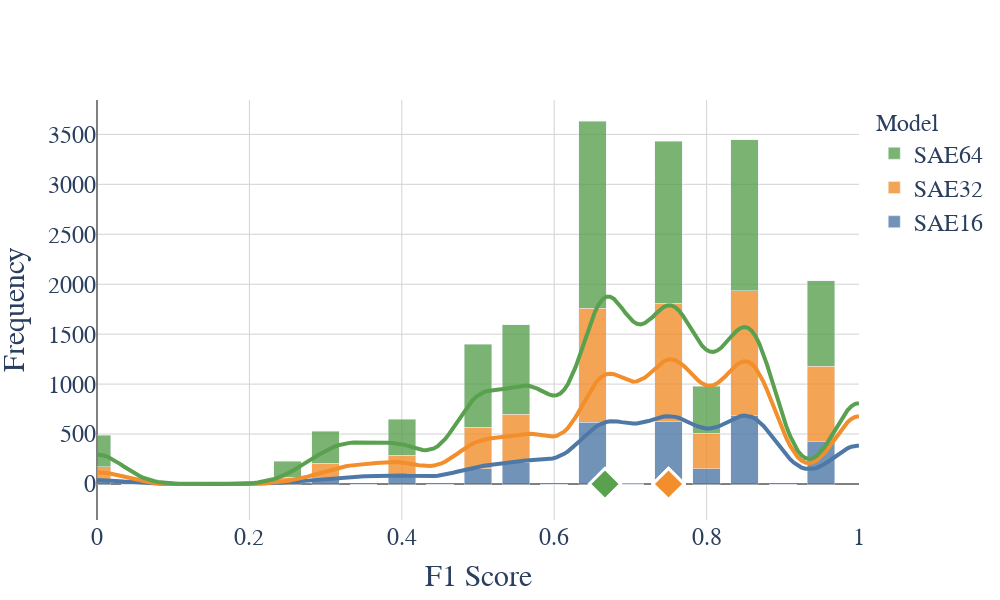

The cell this chart's notebook holds for it:
### Code cell
import plotly.graph_objects as go
import numpy as np
from scipy import stats
import json

def load_f1_scores(filename):
    with open(filename, 'r') as f:
        data = json.load(f)
    return [result['f1'] for result in data]

def calculate_histogram(x, start=0, end=1, bin_size=0.05):
    bins = np.arange(start, end + bin_size, bin_size)
    counts, _ = np.histogram(x, bins=bins)
    return bins[:-1], counts

def plot_f1_scores(f1_dict, save_path=None):
    # Create figure
    fig = go.Figure()

    # Color-blind friendly palette (consistent with previous plot)
    colors = ['#4e79a7', '#f28e2b', '#59a14f']
    
    # Ensure the order of SAE models: 16, 32, 64
    ordered_keys = ['16', '32', '64']
    
    # Add histograms and KDEs for each SAE model
    for i, k in enumerate(ordered_keys):
        f1_scores = f1_dict[k]
        name = f'SAE{k}'
        
        # Remove NaN and infinite values
        valid_f1_scores = np.array([f for f in f1_scores if np.isfinite(f)])
        
        # Calculate histogram
        bins, counts = calculate_histogram(valid_f1_scores)
        
        # Add histogram trace
        fig.add_trace(go.Bar(
            x=bins,
            y=counts,
            name=name,
            marker_color=colors[i],
            opacity=0.8
        ))

        # Add KDE
        kde = stats.gaussian_kde(valid_f1_scores)
        x_range = np.linspace(0, 1, 200)
        y_kde = kde(x_range)
        fig.add_trace(go.Scatter(
            x=x_range,
            y=y_kde * counts.max() / y_kde.max(),  # Scale KDE to match histogram height
            mode='lines',
            line=dict(color=colors[i], width=4),
            showlegend=False
        ))

        # Print statistics
        mean = np.mean(valid_f1_scores)
        median = np.median(valid_f1_scores)
        print(f"{name} statistics:")
        print(f"  Total F1 scores: {len(f1_scores)}")
        print(f"  Valid F1 scores: {len(valid_f1_scores)}")
        print(f"  Invalid F1 scores: {len(f1_scores) - len(valid_f1_scores)}")
        print(f"  Mean F1 score: {mean:.4f}")
        print(f"  Median F1 score: {median:.4f}")
        print()

        # Add median marker
        fig.add_trace(go.Scatter(
            x=[median],
            y=[0],
            mode='markers',
            marker=dict(symbol='diamond', size=24, color=colors[i], line=dict(width=3, color='white')),
            showlegend=False
        ))

    # Update layout
    fig.update_layout(
        xaxis_title={
            'text': 'F1 Score',
            'font': dict(size=30, family='Palatino')
        },
        yaxis_title={
            'text': 'Frequency',
            'font': dict(size=30, family='Palatino')
        },
        font=dict(family='Palatino'),
        legend=dict(
            title=dict(text='Model', font=dict(size=24)),
            font=dict(size=24)
        ),
        barmode='stack',  # Stack the histograms
        bargap=0.1,
        bargroupgap=0.2,
        plot_bgcolor='white',
        width=1000,
        height=600
    )

    # Update axes
    fig.update_xaxes(
        showgrid=True,
        gridwidth=1,
        gridcolor='lightgray',
        zeroline=True,
        zerolinewidth=2,
        zerolinecolor='gray',
        tickfont=dict(size=24),
        range=[0, 1]  # Set x-axis range for F1 scores
    )
    fig.update_yaxes(
        showgrid=True,
        gridwidth=1,
        gridcolor='lightgray',
        zeroline=True,
        zerolinewidth=2,
        zerolinecolor='gray',
        tickfont=dict(size=24)
    )

    if save_path:
        fig.write_image(save_path, scale=2)
        print(f"Figure saved to {save_path}")
    else:
        fig.show()

# Load the data
f1_dict = {
    '16': load_f1_scores('sae_data/feature_analysis_results_16.json'),
    '32': load_f1_scores('sae_data/feature_analysis_results_32.json'),
    '64': load_f1_scores('sae_data/feature_analysis_results_64.json')
}

# Generate the plot
plot_f1_scores(f1_dict)#, '../results/f1_scores.pdf')

### Figure 1 — Plotly figure (JSON) as saved in the notebook; plotly's stock layout.template omitted (floating-point values rounded to 4 significant figures; data arrays with more than 128 entries replaced by an {"elided": "..."} marker saying what was removed)
{"data": [{"marker": {"color": "#4e79a7"}, "name": "SAE16", "opacity": 0.8, "type": "bar", "x": [0, 0.05, 0.1, 0.15, 0.2, 0.25, 0.3, 0.35, 0.4, 0.45, 0.5, 0.55, 0.6, 0.65, 0.7, 0.75, 0.8, 0.85, 0.9, 0.95], "y": [43, 0, 0, 0, 0, 25, 52, 0, 79, 0, 154, 216, 0, 619, 0, 624, 153, 685, 0, 422]}, {"line": {"color": "#4e79a7", "width": 4}, "mode": "lines", "showlegend": false, "type": "scatter", "x": {"elided": "200 float values"}, "y": {"elided": "200 float values"}}, {"marker": {"color": "#4e79a7", "line": {"color": "white", "width": 3}, "size": 24, "symbol": "diamond"}, "mode": "markers", "showlegend": false, "type": "scatter", "x": [0.75], "y": [0]}, {"marker": {"color": "#f28e2b"}, "name": "SAE32", "opacity": 0.8, "type": "bar", "x": [0, 0.05, 0.1, 0.15, 0.2, 0.25, 0.3, 0.35, 0.4, 0.45, 0.5, 0.55, 0.6, 0.65, 0.7, 0.75, 0.8, 0.85, 0.9, 0.95], "y": [132, 0, 0, 0, 0, 43, 157, 0, 209, 0, 415, 482, 0, 1140, 0, 1187, 356, 1249, 0, 755]}, {"line": {"color": "#f28e2b", "width": 4}, "mode": "lines", "showlegend": false, "type": "scatter", "x": {"elided": "200 float values"}, "y": {"elided": "200 float values"}}, {"marker": {"color": "#f28e2b", "line": {"color": "white", "width": 3}, "size": 24, "symbol": "diamond"}, "mode": "markers", "showlegend": false, "type": "scatter", "x": [0.75], "y": [0]}, {"marker": {"color": "#59a14f"}, "name": "SAE64", "opacity": 0.8, "type": "bar", "x": [0, 0.05, 0.1, 0.15, 0.2, 0.25, 0.3, 0.35, 0.4, 0.45, 0.5, 0.55, 0.6, 0.65, 0.7, 0.75, 0.8, 0.85, 0.9, 0.95], "y": [313, 0, 0, 0, 0, 159, 321, 0, 359, 0, 831, 895, 0, 1875, 1, 1619, 470, 1512, 0, 860]}, {"line": {"color": "#59a14f", "width": 4}, "mode": "lines", "showlegend": false, "type": "scatter", "x": {"elided": "200 float values"}, "y": {"elided": "200 float values"}}, {"marker": {"color": "#59a14f", "line": {"color": "white", "width": 3}, "size": 24, "symbol": "diamond"}, "mode": "markers", "showlegend": false, "type": "scatter", "x": [0.6667], "y": [0]}], "layout": {"bargap": 0.1, "bargroupgap": 0.2, "barmode": "stack", "font": {"family": "Palatino"}, "height": 600, "legend": {"font": {"size": 24}, "title": {"font": {"size": 24}, "text": "Model"}}, "plot_bgcolor": "white", "width": 1000, "xaxis": {"gridcolor": "lightgray", "gridwidth": 1, "range": [0, 1], "showgrid": true, "tickfont": {"size": 24}, "title": {"font": {"family": "Palatino", "size": 30}, "text": "F1 Score"}, "zeroline": true, "zerolinecolor": "gray", "zerolinewidth": 2}, "yaxis": {"gridcolor": "lightgray", "gridwidth": 1, "showgrid": true, "tickfont": {"size": 24}, "title": {"font": {"family": "Palatino", "size": 30}, "text": "Frequency"}, "zeroline": true, "zerolinecolor": "gray", "zerolinewidth": 2}}}
